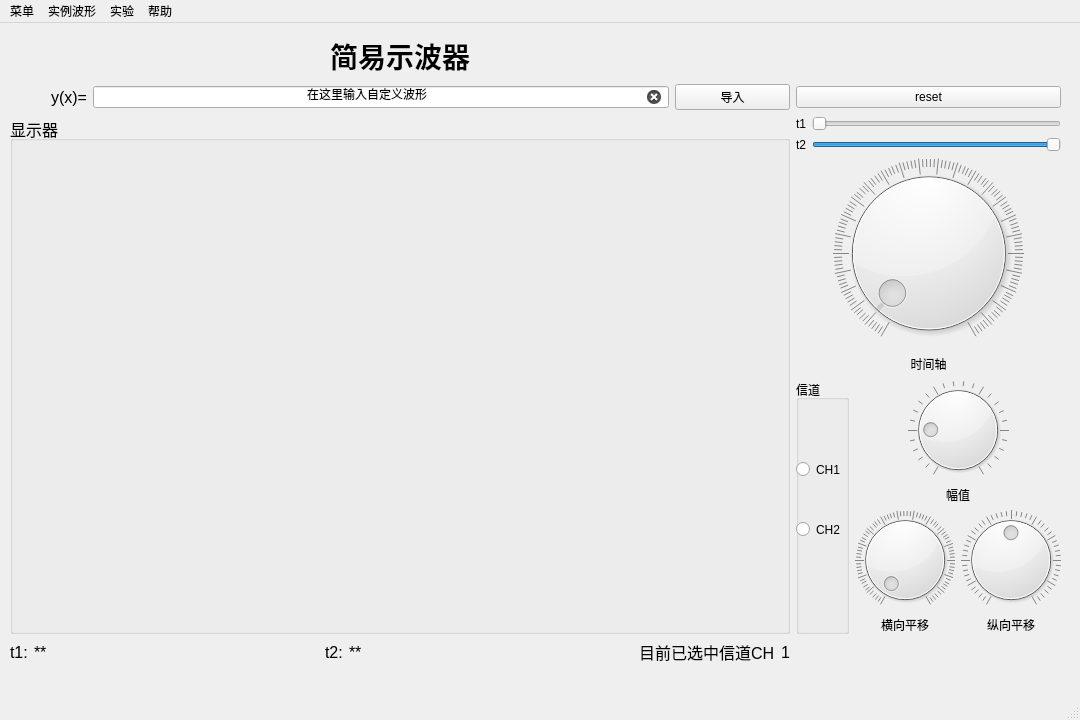
<?xml version="1.0" encoding="UTF-8"?>
<ui version="4.0">
 <class>MainWindow</class>
 <widget class="QMainWindow" name="MainWindow">
  <property name="geometry">
   <rect>
    <x>0</x>
    <y>0</y>
    <width>1080</width>
    <height>720</height>
   </rect>
  </property>
  <property name="minimumSize">
   <size>
    <width>1080</width>
    <height>720</height>
   </size>
  </property>
  <property name="windowTitle">
   <string>MainWindow</string>
  </property>
  <widget class="QWidget" name="centralwidget">
   <widget class="QWidget" name="gridLayoutWidget_2">
    <property name="geometry">
     <rect>
      <x>10</x>
      <y>10</y>
      <width>1051</width>
      <height>631</height>
     </rect>
    </property>
    <layout class="QGridLayout" name="gridLayout_10" rowstretch="3,2,2,32,0" columnstretch="8,0">
     <item row="4" column="0">
      <layout class="QHBoxLayout" name="horizontalLayout_6">
       <item>
        <widget class="QLabel" name="label_6">
         <property name="font">
          <font>
           <pointsize>12</pointsize>
          </font>
         </property>
         <property name="text">
          <string>t1:</string>
         </property>
        </widget>
       </item>
       <item>
        <widget class="QLabel" name="label_10">
         <property name="font">
          <font>
           <pointsize>12</pointsize>
          </font>
         </property>
         <property name="text">
          <string>**</string>
         </property>
        </widget>
       </item>
       <item>
        <spacer name="horizontalSpacer_2">
         <property name="orientation">
          <enum>Qt::Horizontal</enum>
         </property>
         <property name="sizeHint" stdset="0">
          <size>
           <width>40</width>
           <height>20</height>
          </size>
         </property>
        </spacer>
       </item>
       <item>
        <widget class="QLabel" name="label_8">
         <property name="font">
          <font>
           <pointsize>12</pointsize>
          </font>
         </property>
         <property name="text">
          <string>t2:</string>
         </property>
        </widget>
       </item>
       <item>
        <widget class="QLabel" name="label_7">
         <property name="font">
          <font>
           <pointsize>12</pointsize>
          </font>
         </property>
         <property name="text">
          <string>**</string>
         </property>
        </widget>
       </item>
       <item>
        <spacer name="horizontalSpacer">
         <property name="orientation">
          <enum>Qt::Horizontal</enum>
         </property>
         <property name="sizeHint" stdset="0">
          <size>
           <width>40</width>
           <height>20</height>
          </size>
         </property>
        </spacer>
       </item>
       <item>
        <widget class="QLabel" name="label_3">
         <property name="font">
          <font>
           <pointsize>12</pointsize>
          </font>
         </property>
         <property name="text">
          <string>目前已选中信道CH</string>
         </property>
        </widget>
       </item>
       <item>
        <widget class="QLabel" name="label_9">
         <property name="font">
          <font>
           <pointsize>12</pointsize>
          </font>
         </property>
         <property name="text">
          <string>1</string>
         </property>
        </widget>
       </item>
      </layout>
     </item>
     <item row="3" column="1">
      <layout class="QVBoxLayout" name="verticalLayout_5">
       <item>
        <widget class="QDial" name="dial_6">
         <property name="maximum">
          <number>499</number>
         </property>
         <property name="value">
          <number>20</number>
         </property>
         <property name="notchesVisible">
          <bool>true</bool>
         </property>
        </widget>
       </item>
       <item>
        <widget class="QLabel" name="label_18">
         <property name="maximumSize">
          <size>
           <width>16777215</width>
           <height>20</height>
          </size>
         </property>
         <property name="text">
          <string>时间轴</string>
         </property>
         <property name="alignment">
          <set>Qt::AlignCenter</set>
         </property>
        </widget>
       </item>
       <item>
        <layout class="QGridLayout" name="gridLayout_4">
         <item row="0" column="1">
          <layout class="QVBoxLayout" name="verticalLayout_4">
           <item>
            <widget class="QDial" name="dial_5">
             <property name="value">
              <number>20</number>
             </property>
             <property name="notchesVisible">
              <bool>true</bool>
             </property>
            </widget>
           </item>
           <item>
            <widget class="QLabel" name="label_14">
             <property name="text">
              <string>幅值</string>
             </property>
             <property name="alignment">
              <set>Qt::AlignCenter</set>
             </property>
            </widget>
           </item>
           <item>
            <layout class="QGridLayout" name="gridLayout">
             <item row="0" column="0">
              <widget class="QDial" name="dial_7">
               <property name="autoFillBackground">
                <bool>true</bool>
               </property>
               <property name="maximum">
                <number>300</number>
               </property>
               <property name="tracking">
                <bool>true</bool>
               </property>
               <property name="notchesVisible">
                <bool>true</bool>
               </property>
              </widget>
             </item>
             <item row="0" column="1">
              <widget class="QDial" name="dial_4">
               <property name="maximum">
                <number>200</number>
               </property>
               <property name="value">
                <number>100</number>
               </property>
               <property name="notchesVisible">
                <bool>true</bool>
               </property>
              </widget>
             </item>
             <item row="1" column="0">
              <widget class="QLabel" name="label_17">
               <property name="text">
                <string>横向平移</string>
               </property>
               <property name="alignment">
                <set>Qt::AlignCenter</set>
               </property>
              </widget>
             </item>
             <item row="1" column="1">
              <widget class="QLabel" name="label_16">
               <property name="text">
                <string>纵向平移</string>
               </property>
               <property name="alignment">
                <set>Qt::AlignCenter</set>
               </property>
              </widget>
             </item>
            </layout>
           </item>
          </layout>
         </item>
         <item row="0" column="0">
          <layout class="QGridLayout" name="gridLayout_5">
           <item row="0" column="0">
            <widget class="QGroupBox" name="groupBox">
             <property name="title">
              <string>信道</string>
             </property>
             <widget class="QRadioButton" name="radioButton_3">
              <property name="geometry">
               <rect>
                <x>0</x>
                <y>80</y>
                <width>115</width>
                <height>19</height>
               </rect>
              </property>
              <property name="text">
               <string>CH1</string>
              </property>
             </widget>
             <widget class="QRadioButton" name="radioButton_4">
              <property name="geometry">
               <rect>
                <x>0</x>
                <y>140</y>
                <width>115</width>
                <height>19</height>
               </rect>
              </property>
              <property name="text">
               <string>CH2</string>
              </property>
             </widget>
            </widget>
           </item>
          </layout>
         </item>
        </layout>
       </item>
      </layout>
     </item>
     <item row="2" column="0" rowspan="2">
      <widget class="QGroupBox" name="groupBox_2">
       <property name="font">
        <font>
         <pointsize>12</pointsize>
        </font>
       </property>
       <property name="title">
        <string>显示器</string>
       </property>
      </widget>
     </item>
     <item row="1" column="1">
      <layout class="QHBoxLayout" name="horizontalLayout_2">
       <item>
        <widget class="QPushButton" name="pushButton_3">
         <property name="text">
          <string>reset</string>
         </property>
        </widget>
       </item>
      </layout>
     </item>
     <item row="0" column="0">
      <widget class="QLabel" name="label">
       <property name="font">
        <font>
         <pointsize>21</pointsize>
         <weight>75</weight>
         <bold>true</bold>
        </font>
       </property>
       <property name="text">
        <string>简易示波器</string>
       </property>
       <property name="alignment">
        <set>Qt::AlignCenter</set>
       </property>
       <property name="wordWrap">
        <bool>false</bool>
       </property>
      </widget>
     </item>
     <item row="2" column="1">
      <layout class="QFormLayout" name="formLayout_2">
       <item row="0" column="0">
        <widget class="QLabel" name="label_4">
         <property name="text">
          <string>t1</string>
         </property>
        </widget>
       </item>
       <item row="0" column="1">
        <widget class="QSlider" name="horizontalSlider_3">
         <property name="orientation">
          <enum>Qt::Horizontal</enum>
         </property>
        </widget>
       </item>
       <item row="1" column="0">
        <widget class="QLabel" name="label_5">
         <property name="text">
          <string>t2</string>
         </property>
        </widget>
       </item>
       <item row="1" column="1">
        <widget class="QSlider" name="horizontalSlider_4">
         <property name="value">
          <number>99</number>
         </property>
         <property name="orientation">
          <enum>Qt::Horizontal</enum>
         </property>
        </widget>
       </item>
      </layout>
     </item>
     <item row="1" column="0">
      <layout class="QHBoxLayout" name="horizontalLayout" stretch="2,15,3">
       <item>
        <widget class="QLabel" name="label_2">
         <property name="font">
          <font>
           <pointsize>12</pointsize>
          </font>
         </property>
         <property name="text">
          <string>y(x)=</string>
         </property>
         <property name="alignment">
          <set>Qt::AlignRight|Qt::AlignTrailing|Qt::AlignVCenter</set>
         </property>
        </widget>
       </item>
       <item>
        <widget class="QLineEdit" name="lineEdit">
         <property name="focusPolicy">
          <enum>Qt::ClickFocus</enum>
         </property>
         <property name="text">
          <string>在这里输入自定义波形</string>
         </property>
         <property name="alignment">
          <set>Qt::AlignCenter</set>
         </property>
         <property name="clearButtonEnabled">
          <bool>true</bool>
         </property>
        </widget>
       </item>
       <item>
        <widget class="QPushButton" name="pushButton">
         <property name="text">
          <string>导入</string>
         </property>
         <property name="shortcut">
          <string>Return</string>
         </property>
        </widget>
       </item>
      </layout>
     </item>
    </layout>
   </widget>
  </widget>
  <widget class="QMenuBar" name="menubar">
   <property name="geometry">
    <rect>
     <x>0</x>
     <y>0</y>
     <width>1080</width>
     <height>26</height>
    </rect>
   </property>
   <widget class="QMenu" name="menu">
    <property name="title">
     <string>实例波形</string>
    </property>
    <addaction name="actionSin_x"/>
    <addaction name="actionxsin_x"/>
    <addaction name="actionTriangle_Wave"/>
    <addaction name="actionSquare_Wave"/>
    <addaction name="actionSawtooth_Wave"/>
    <addaction name="separator"/>
   </widget>
   <widget class="QMenu" name="menu_2">
    <property name="title">
     <string>菜单</string>
    </property>
    <addaction name="actionPreview"/>
    <addaction name="actionExit_2"/>
   </widget>
   <widget class="QMenu" name="menu_3">
    <property name="title">
     <string>实验</string>
    </property>
    <addaction name="actionMSoundV"/>
   </widget>
   <widget class="QMenu" name="menu_4">
    <property name="title">
     <string>帮助</string>
    </property>
    <addaction name="actionhelp"/>
   </widget>
   <addaction name="menu_2"/>
   <addaction name="menu"/>
   <addaction name="menu_3"/>
   <addaction name="menu_4"/>
  </widget>
  <widget class="QStatusBar" name="statusbar"/>
  <action name="actionSin_x">
   <property name="text">
    <string>正弦波</string>
   </property>
  </action>
  <action name="actionxsin_x">
   <property name="text">
    <string>复合函数x*sin(x)</string>
   </property>
  </action>
  <action name="actionTriangle_Wave">
   <property name="text">
    <string>三角波</string>
   </property>
  </action>
  <action name="actionSawtooth_Wave">
   <property name="text">
    <string>锯齿波</string>
   </property>
  </action>
  <action name="actionExit_2">
   <property name="text">
    <string>Exit</string>
   </property>
  </action>
  <action name="actionSquare_Wave">
   <property name="text">
    <string>方波</string>
   </property>
  </action>
  <action name="actionPreview">
   <property name="text">
    <string>导入数据文件</string>
   </property>
  </action>
  <action name="actionMSoundV">
   <property name="text">
    <string>声速测量实验</string>
   </property>
  </action>
  <action name="actionhelp">
   <property name="text">
    <string>操作说明</string>
   </property>
  </action>
 </widget>
 <resources/>
 <connections/>
</ui>
